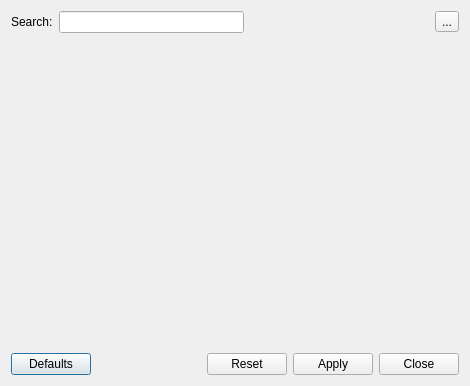
<?xml version="1.0" encoding="UTF-8"?>
<ui version="4.0">
 <class>PreferencesDialog</class>
 <widget class="QDialog" name="PreferencesDialog">
  <property name="geometry">
   <rect>
    <x>0</x>
    <y>0</y>
    <width>470</width>
    <height>386</height>
   </rect>
  </property>
  <property name="windowTitle">
   <string>Dialog</string>
  </property>
  <layout class="QVBoxLayout" name="verticalLayout" stretch="1,10,1">
   <item>
    <layout class="QHBoxLayout" name="horizontalLayout_2">
     <item>
      <widget class="QLabel" name="searchLabel">
       <property name="text">
        <string>Search:</string>
       </property>
      </widget>
     </item>
     <item>
      <widget class="QLineEdit" name="searchLine"/>
     </item>
     <item>
      <spacer name="horizontalSpacer_2">
       <property name="orientation">
        <enum>Qt::Horizontal</enum>
       </property>
       <property name="sizeHint" stdset="0">
        <size>
         <width>40</width>
         <height>20</height>
        </size>
       </property>
      </spacer>
     </item>
     <item>
      <widget class="QToolButton" name="helpButton">
       <property name="text">
        <string>...</string>
       </property>
       <property name="icon">
        <iconset theme="help-contextual">
         <normaloff>.</normaloff>.</iconset>
       </property>
      </widget>
     </item>
    </layout>
   </item>
   <item>
    <widget class="KPageView" name="pageView" native="true"/>
   </item>
   <item>
    <layout class="QHBoxLayout" name="horizontalLayout">
     <item>
      <widget class="QPushButton" name="defaultsButton">
       <property name="text">
        <string>Defaults</string>
       </property>
      </widget>
     </item>
     <item>
      <spacer name="horizontalSpacer">
       <property name="orientation">
        <enum>Qt::Horizontal</enum>
       </property>
       <property name="sizeHint" stdset="0">
        <size>
         <width>40</width>
         <height>20</height>
        </size>
       </property>
      </spacer>
     </item>
     <item>
      <widget class="QPushButton" name="resetButton">
       <property name="text">
        <string>Reset</string>
       </property>
       <property name="icon">
        <iconset theme="kt-restore-defaults">
         <normaloff>.</normaloff>.</iconset>
       </property>
      </widget>
     </item>
     <item>
      <widget class="QPushButton" name="applyButton">
       <property name="text">
        <string>Apply</string>
       </property>
       <property name="icon">
        <iconset theme="dialog-ok-apply">
         <normaloff>.</normaloff>.</iconset>
       </property>
      </widget>
     </item>
     <item>
      <widget class="QPushButton" name="closeButton">
       <property name="text">
        <string>Close</string>
       </property>
       <property name="icon">
        <iconset theme="dialog-close">
         <normaloff>.</normaloff>.</iconset>
       </property>
      </widget>
     </item>
    </layout>
   </item>
  </layout>
 </widget>
 <customwidgets>
  <customwidget>
   <class>KPageView</class>
   <extends>QWidget</extends>
   <header>kpageview.h</header>
  </customwidget>
 </customwidgets>
 <resources/>
 <connections>
  <connection>
   <sender>closeButton</sender>
   <signal>clicked()</signal>
   <receiver>PreferencesDialog</receiver>
   <slot>accept()</slot>
   <hints>
    <hint type="sourcelabel">
     <x>430</x>
     <y>370</y>
    </hint>
    <hint type="destinationlabel">
     <x>238</x>
     <y>196</y>
    </hint>
   </hints>
  </connection>
 </connections>
</ui>
